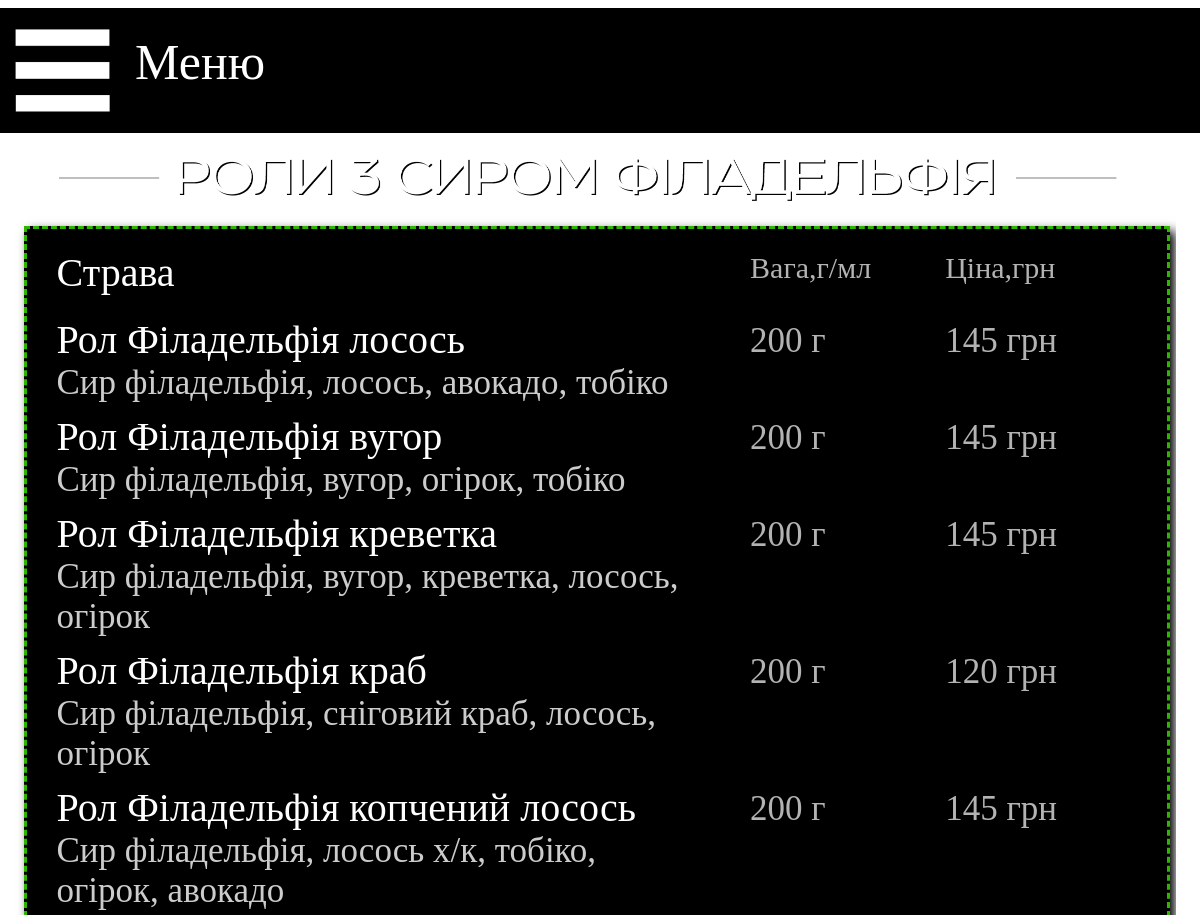
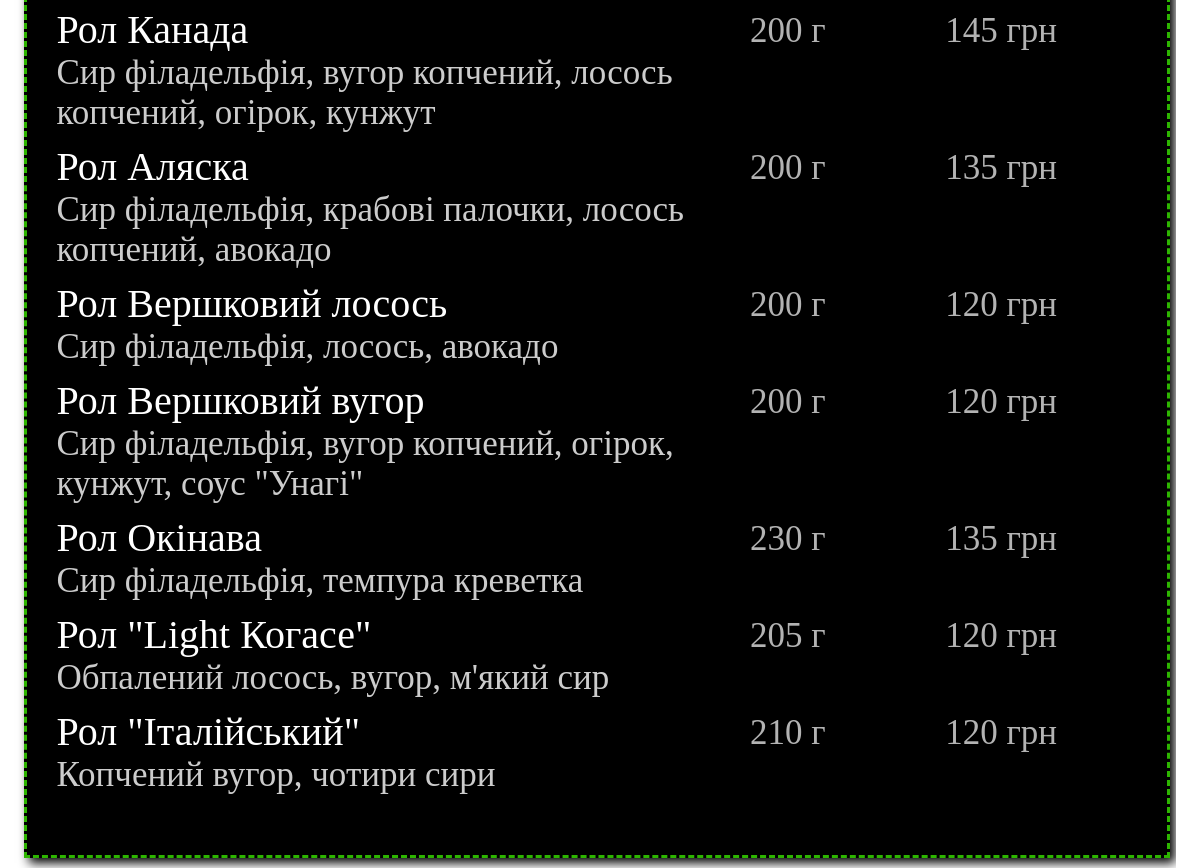
The app's page /rolls_cheese_filadelfia with its own data (2 pictures, top to bottom).
### main/models.py (models this page shows, shortened)
class Menu_cheese(models.Model):
    name = models.CharField('Название', max_length=40)
    weight = models.CharField('Вес', max_length=10)
    spec = models.CharField('Состав', max_length=100, blank=True)
    price = models.CharField('Цена', max_length=10)
    image = models.ImageField(upload_to="sushi", default='sushi/empty.png')
    class Meta:
        verbose_name = 'Сыр филадельфия'
        verbose_name_plural = 'Сыр филадельфия'

### main/views.py (the view)
# urls.py: path('rolls_cheese_filadelfia', views.sushi_cheese, name='cheese'),
def sushi_cheese(request):
    dish = Menu_cheese.objects.all()
    n1 = sushi_news.objects.all()
    return render(request, 'main/sushi_Cheese_filadelfia.html', {'Menu': dish, 'news': n1})

### main/templates/main/sushi_Cheese_filadelfia.html (shortened to what this page needs)
{% extends 'main/base_sushi.html' %}
{% load static %}
{% block content_top %}
<div class="content_top">
    <img src="{% static 'img/content_top/cheese.png' %}" width="100%" height="100%">
</div>
{% endblock %}
{% block content2 %}
<div class="menu_list">
    <div class="menu_list_in">
        <div style="width: 100%; float: left">
            <div class="menu_list_head_name">Страва</div>
            <div class="menu_list_head_price">Цiна,грн</div>
            <div class="menu_list_head_weight">Вага,г/мл</div>
        </div>
        {% for el in Menu %}
        <div style="width: 100%; float: left">
            <div class="menu_list_name">{{el.name}}</div>
            <div class="menu_list_price">{{el.price}}</div>
            <div class="menu_list_weight">{{el.weight}}</div>
            <div class="menu_list_spec">{{el.spec}}</div>
        </div>
        {% endfor %}
    </div>
</div>
{% endblock %}

### main/static/css/style1.css (style rules this page uses)
.body { background-image: url(storage/back1_1.png); background-size: 100%; margin-right: auto; margin-left: auto; }
.menu_list { float: left; width: 97%; height: auto; background-color: black; border: 3px dashed #2db500; box-shadow: 5px 5px 10px black; }
.menu_list_in { float: left; width: 95%; height: auto; margin-left: 30px; margin-top: 20px; margin-right: 20px; margin-bottom: 60px; }
.menu_list_head_name { width: 76%; float: left; font-family: Eastman; color: white; font-size: 20px; margin-bottom: 10px; }
.menu_list_head_weight { margin-top: 2px; width: 12%; float: right; font-family: Eastman; color: white; font-size: 15px; opacity: 70%; margin-bottom: 10px; }
.menu_list_head_price { margin-top: 2px; width: 12%; float: right; font-family: Eastman; color: white; font-size: 15px; opacity: 70%; margin-bottom: 10px; }
.menu_list_name { width: 76%; float: left; font-family: Eastman; color: white; font-size: 20px; margin-top: 10px; }
.menu_list_spec { width: 76%; float: left; font-family: Eastman; color: white; font-size: 15px; opacity: 80%; }
.menu_list_weight { width: 12%; float: right; font-family: Eastman; color: white; font-size: 15px; opacity: 70%; margin-top: 15px; }
.menu_list_price { width: 12%; float: right; font-family: Eastman; color: white; font-size: 15px; opacity: 70%; margin-top: 15px; }
.content_top { margin-left: 5%; margin-top: 0.75%; width: 90%; height: 13.5%; }

### main/static/css/adaptive.css (style rules this page uses)
@media only screen and (max-width: 1200px) { .body { background-image: url(storage/back_sushi.png); } }
@media only screen and (max-width: 1200px) { .content_top { margin-top: 100px; height: 100px; } }
@media only screen and (max-width: 1200px) { .menu_list_head_name { font-size: 40px; width: 50%; } }
@media only screen and (max-width: 1200px) { .menu_list_head_weight { font-size: 30px; width: 18%; } }
@media only screen and (max-width: 1200px) { .menu_list_head_price { font-size: 30px; width: 18%; } }
@media only screen and (max-width: 1200px) { .menu_list_name { font-size: 40px; width: 60%; } }
@media only screen and (max-width: 1200px) { .menu_list_spec { font-size: 35px; width: 60%; } }
@media only screen and (max-width: 1200px) { .menu_list_weight { font-size: 35px; width: 18%; } }
@media only screen and (max-width: 1200px) { .menu_list_price { font-size: 35px; width: 18%; } }

### records on screen
Menu_cheese: name "Рол Філадельфія лосось", price "145 грн", weight "200 г", spec "Cир філадельфія, лосось, авокадо, тобіко"
Menu_cheese: name "Рол Філадельфія вугор", price "145 грн", weight "200 г", spec "Cир філадельфія, вугор, огірок, тобіко"
Menu_cheese: name "Рол Філадельфія креветка", price "145 грн", weight "200 г", spec "Cир філадельфія, вугор, креветка, лосось, огірок"
Menu_cheese: name "Рол Філадельфія краб", price "120 грн", weight "200 г", spec "Сир філадельфія, сніговий краб, лосось, огірок"
Menu_cheese: name "Рол Філадельфія копчений лосось", price "145 грн", weight "200 г", spec "Сир філадельфія, лосось х/к, тобіко, огірок, авокадо"
Menu_cheese: name "Рол Канада", price "145 грн", weight "200 г", spec "Сир філадельфія, вугор копчений, лосось копчений, огірок, кунжут"
Menu_cheese: name "Рол Аляска", price "135 грн", weight "200 г", spec "Сир філадельфія, крабові палочки, лосось копчений, авокадо"
Menu_cheese: name "Рол Вершковий лосось", price "120 грн", weight "200 г", spec "Сир філадельфія, лосось, авокадо"
Menu_cheese: name "Рол Вершковий вугор", price "120 грн", weight "200 г", spec "Сир філадельфія, вугор копчений, огірок, кунжут, соус \"Унагі\""
Menu_cheese: name "Рол Окінава", price "135 грн", weight "230 г", spec "Сир філадельфія, темпура креветка"
Menu_cheese: name "Рол \"Light Когасе\"", price "120 грн", weight "205 г", spec "Обпалений лосось, вугор, м'який сир"
Menu_cheese: name "Рол \"Італійський\"", price "120 грн", weight "210 г", spec "Копчений вугор, чотири сири"
